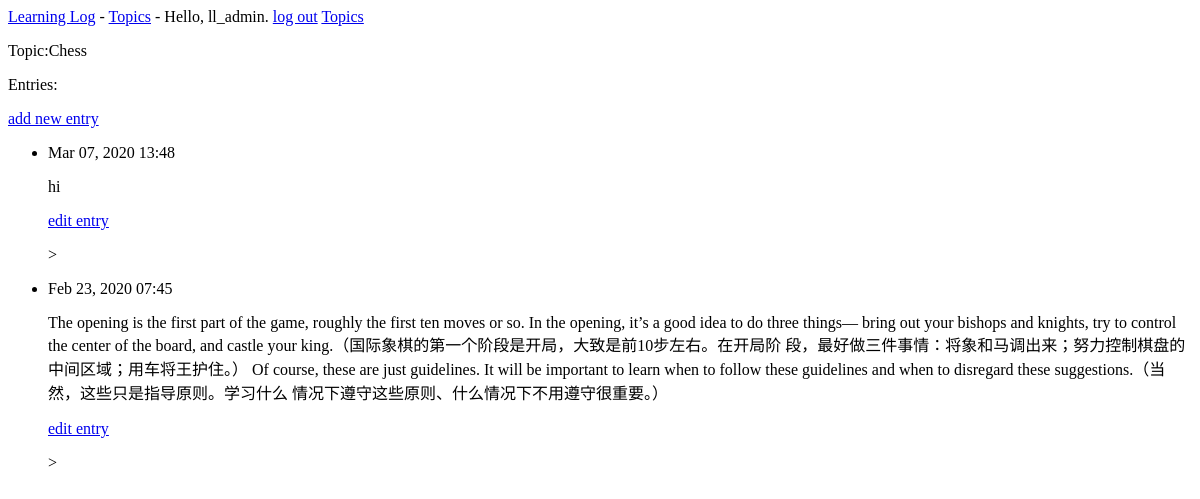
Page /topics/1/ (signed in) on the earlier database version.
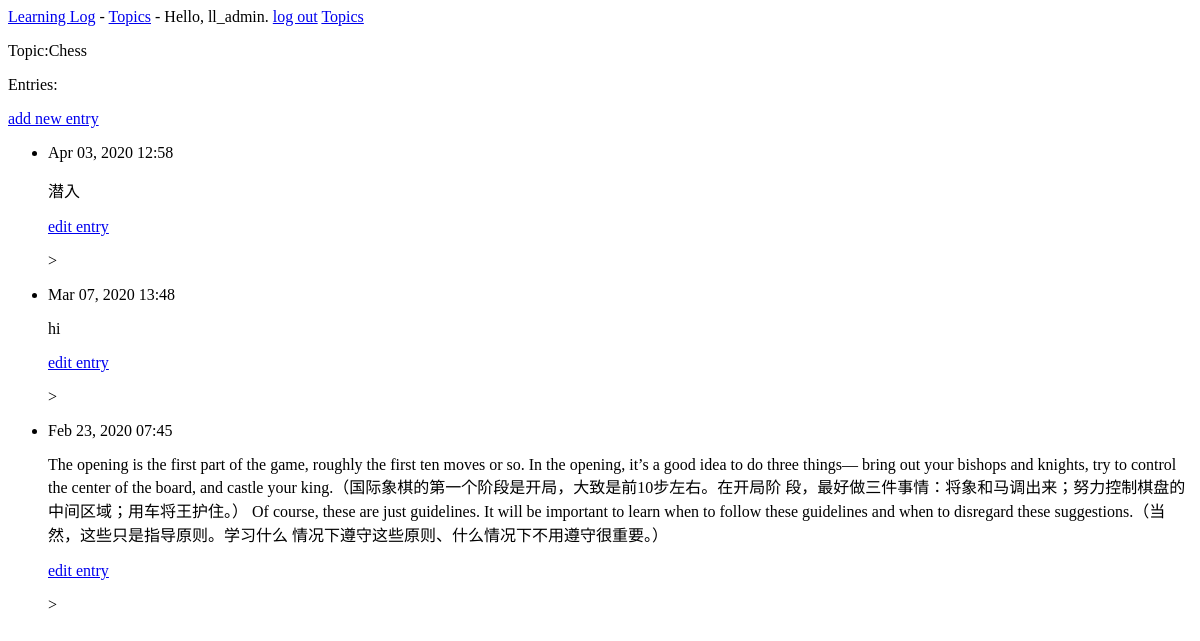
Same page on the later database version.
### learning_logs/models.py (models this page shows, shortened)
class Topic(models.Model):
    text = models.CharField(max_length=200,blank=True,default='')
    date_added = models.DateTimeField(auto_now_add=True)
    owner = models.ForeignKey(User,on_delete=models.CASCADE)
    def __str__(self):
        return self.text

class Entry(models.Model):
    topic = models.ForeignKey(Topic,on_delete=models.CASCADE,)
    text = models.TextField()
    date_added = models.DateTimeField(auto_now_add=True)
    class Meta:
        verbose_name_plural = 'entries'

### learning_logs/views.py (the view)
# urls.py: url(r'^topics/(?P<topic_id>\d+)/$',views.topic,name='topic'),
@login_required
def topic(request,topic_id):
    topic = Topic.objects.get(id=topic_id)
    if topic.owner != request.user:
        raise Http404
    entries = topic.entry_set.order_by('-date_added')
    context = {'topic':topic,'entries':entries}
    return render(request,'learning_logs/topic.html',context)

### learning_logs/templates/learning_logs/topic.html
{% extends 'learning_logs/base.html' %}
{% block content %}
    <p>Topic:{{topic}}</p>
    <p>Entries:</p>
    <p>
        <a href="{% url 'learning_logs:new_entry' topic.id %}">add new entry</a>
    </p>
    <ul>
        {% for entry in entries %}
            <li>
                <p>{{entry.date_added|date:'M d, Y H:i' }}</p>
                <p>{{entry.text|linebreaks}}</p>
                <p>
                    <a href="{% url 'learning_logs:edit_entry' entry.id %}">edit entry</a>
                </p>
            </li>>
        {% empty %}
            <li>
                There are no entries for this topic yet.
            </li>
        {% endfor %}
    </ul>
{% endblock content%}

### learning_logs/templates/learning_logs/base.html
<p>
    <a href="{% url 'learning_logs:index' %}">Learning Log</a> -
    <a href="{% url 'learning_logs:topics' %}">Topics</a> -
    {% if user.is_authenticated %}
        Hello, {{user.username}}.
        <a href="{% url 'users:logout' %}">log out</a>
    {% else %}
        <a href="{% url 'users:register' %}">register</a> -
        <a href="{% url 'users:login' %}">log in</a>
    {% endif %}
    <a href="{% url 'learning_logs:topics' %}">Topics</a>
</p>
{% block content %}{% endblock content %}

Differences in the rows shown:
added Entry: date_added "Apr 03, 2020 12:58", text "潜入"
